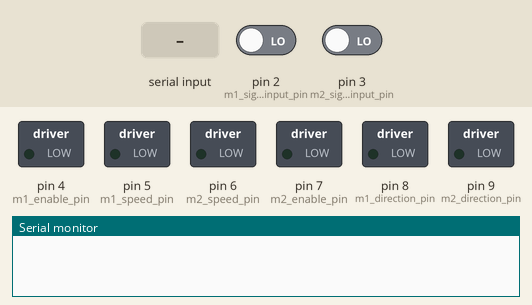
Simulated run of this sketch. Board: Arduino Uno, built with avr-gcc and run on an emulated ATmega328P. Shown: switched loads named in the sketch (green lamp = pin HIGH), the last lines printed to the serial monitor. Inputs (shaded band) come from the test bench; at power-on: pin 2 (m1_signal_input_pin) LOW, pin 3 (m2_signal_input_pin) LOW.

Above: at 1.2 s.
1.3 s: "d\n" received over Serial
At 2.5 s:
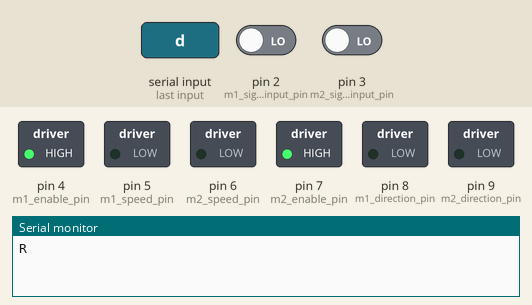
3.0 s: "t\n" received over Serial
At 3.8 s:
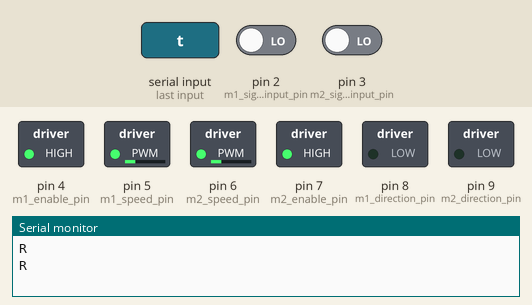
4.7 s: "d\n" received over Serial
At 4.82 s:
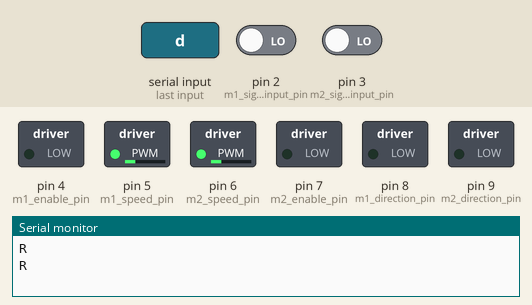
Timing chart, 0 to 7.7 s (numbered marks = the images above; inputs shaded):
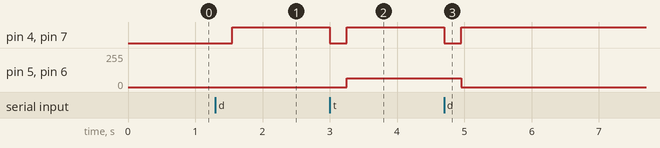

Measured:
- after the input at 1.3 s, pin 4 (m1_enable_pin), pin 7 (m2_enable_pin): LOW → HIGH after 0.25 s
- after the input at 3.0 s, pin 4 (m1_enable_pin), pin 7 (m2_enable_pin): HIGH → LOW at once, → HIGH 0.25 s later; pin 5 (m1_speed_pin), pin 6 (m2_speed_pin): 0/255 → 64/255 after 0.25 s
- after the input at 4.7 s, pin 4 (m1_enable_pin), pin 7 (m2_enable_pin): HIGH → LOW at once, → HIGH 0.25 s later; pin 5 (m1_speed_pin), pin 6 (m2_speed_pin): 64/255 → 0/255 after 0.25 s

The sketch:

motor_controller.ino
```cpp
#include <Wire.h>
#include <Adafruit_Sensor.h>
#include <Adafruit_BNO055.h>

int m1_signal_input_pin = 2;
int m2_signal_input_pin = 3;

int m1_enable_pin = 4;

int m1_speed_pin = 5;
int m2_speed_pin = 6;

int m2_enable_pin = 7;

int m1_direction_pin = 8;
int m2_direction_pin = 9;

char drive_direction = '-';
char turn_direction = '-';

unsigned long m1_step_count = 0;
unsigned long m2_step_count = 0;

void countStepsM1() {
  m1_step_count++;
}

void countStepsM2() {
  m2_step_count++;
}

Adafruit_BNO055 bno = Adafruit_BNO055(Adafruit_BNO055::OPERATION_MODE_NDOF, 0x28);

void setup() {
  Serial.begin(19200);

  pinMode(m1_enable_pin, OUTPUT);
  pinMode(m1_signal_input_pin, INPUT);
  pinMode(m1_direction_pin, OUTPUT);
  attachInterrupt(digitalPinToInterrupt(m1_signal_input_pin), countStepsM1, CHANGE);

  pinMode(m2_enable_pin, OUTPUT);
  pinMode(m2_signal_input_pin, INPUT);
  pinMode(m2_direction_pin, OUTPUT);
  attachInterrupt(digitalPinToInterrupt(m2_signal_input_pin), countStepsM2, CHANGE);

  bno.begin();
}


void drive(char direction, int speed) {
  if (drive_direction != direction) {
    digitalWrite(m1_enable_pin, LOW);
    digitalWrite(m2_enable_pin, LOW);
    if (direction == 'f') {
      digitalWrite(m1_direction_pin, LOW);
      digitalWrite(m2_direction_pin, HIGH);
    } else if (direction == 'b') {
      digitalWrite(m1_direction_pin, HIGH);
      digitalWrite(m2_direction_pin, LOW);
    }
    drive_direction = direction;
    turn_direction = '-';
    delay(250);
  }
  analogWrite(m1_speed_pin, speed);
  analogWrite(m2_speed_pin, speed);

  digitalWrite(m1_enable_pin, HIGH);
  digitalWrite(m2_enable_pin, HIGH);
}

void turn(char direction) {
  if (turn_direction != direction) {
    digitalWrite(m1_enable_pin, LOW);
    digitalWrite(m2_enable_pin, LOW);
    if (direction == 'l') {
      digitalWrite(m1_direction_pin, HIGH);
      digitalWrite(m2_direction_pin, HIGH);
    } else if (direction == 'r') {
      digitalWrite(m1_direction_pin, LOW);
      digitalWrite(m2_direction_pin, LOW);
    }
    drive_direction = '-';
    turn_direction = direction;
    delay(250);
  }
  analogWrite(m1_speed_pin, 64);
  analogWrite(m2_speed_pin, 64);

  digitalWrite(m1_enable_pin, HIGH);
  digitalWrite(m2_enable_pin, HIGH);
}


void stop() {
  analogWrite(m1_speed_pin, 0);
  analogWrite(m2_speed_pin, 0);
  digitalWrite(m1_enable_pin, LOW);
  digitalWrite(m2_enable_pin, LOW);
}

void sendInfo() {
  sensors_event_t orientationData;
  bno.getEvent(&orientationData, Adafruit_BNO055::VECTOR_EULER);
  double heading = orientationData.orientation.x;

  String info = "I" + String(m1_step_count) + ";" + String(m2_step_count) + ";" + String(heading);
  m1_step_count = 0;
  m2_step_count = 0;
  Serial.println(info);
}

void loop() {

  if (Serial.available() > 0) {
    String command = Serial.readStringUntil('\n');
    char type = command.charAt(0);
    switch (type) {
      case 's': // stop
        stop();
        Serial.println("R");
        break;
      case 'd': // drive
        drive(command.charAt(1), command.substring(2, 5).toInt());
        Serial.println("R");
        break;
      case 't': // turn
        turn(command.charAt(1));
        Serial.println("R");
        break;
      case 'i': // update
        sendInfo();
        break;
    }
  }
}
```
